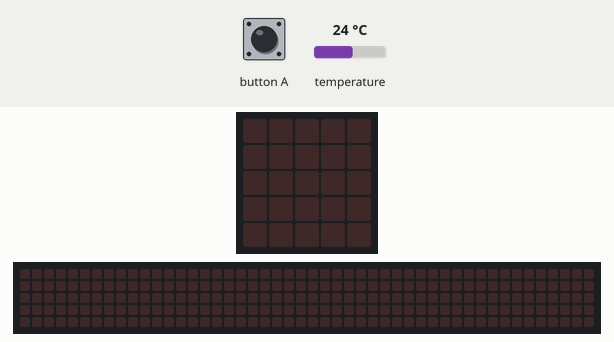
Recording of a program running on a simulated BBC micro:bit (MakeCode). On the bench: the board's 5×5 LED display, a strip that is not on the board, showing the scrolling text unrolled. The test bench sets the inputs (shaded band); at power-on: temperature 24 °C. The 48×5 strip is a reading aid, not a part: it shows the text the display is scrolling, unrolled, one strip-width of it at a time.

Above: at 1.2 s.
1.3 s: button A pressed for 0.15 s
At 1.65 s:
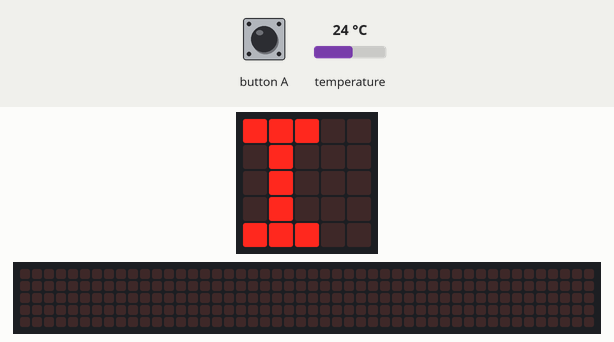
At 2.07 s:
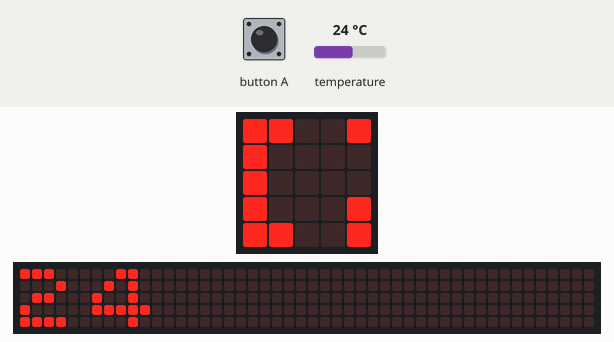
4.3 s: button A pressed for 0.15 s
At 5.02 s:
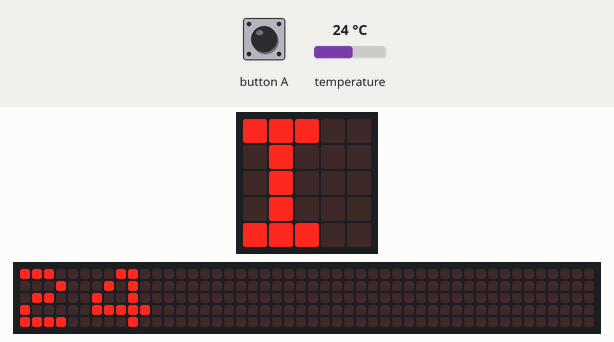
Timing chart, 0 to 7.3 s (numbered marks = the images above; inputs shaded):
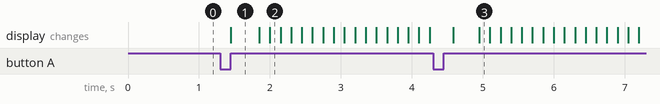

Measured:
- after the input at 1.3 s, the display: changes after 0.15 s (image 1)
- after the input at 4.3 s, the display: first changes after 0.29 s (image 3 shows a later state)
- what the display in image 1 shows lasts 0.4 s, from 1.5 s to 1.9 s

The program:

main.ts
```typescript
radio.onReceivedNumber(function (receivedNumber) {
    if (input.buttonIsPressed(Button.B)) {
        basic.showLeds(`
            # # # # .
            # . . . .
            # # # . .
            # . . . .
            # # # # .
            `)
        basic.showNumber(receivedNumber)
    }
})
input.onButtonPressed(Button.A, function () {
    basic.showLeds(`
        # # # . .
        . # . . .
        . # . . .
        . # . . .
        # # # . .
        `)
    basic.showNumber(tenInt)
})
let tenInt = 0
radio.setGroup(1)
basic.forever(function () {
    tenInt = input.temperature()
    tenInt = tenInt + 0
})
```

test.ts
```typescript
// aquí va el archivo "tests"; esto no se compilará cuando este paquete se utilice como una extensión.
```
